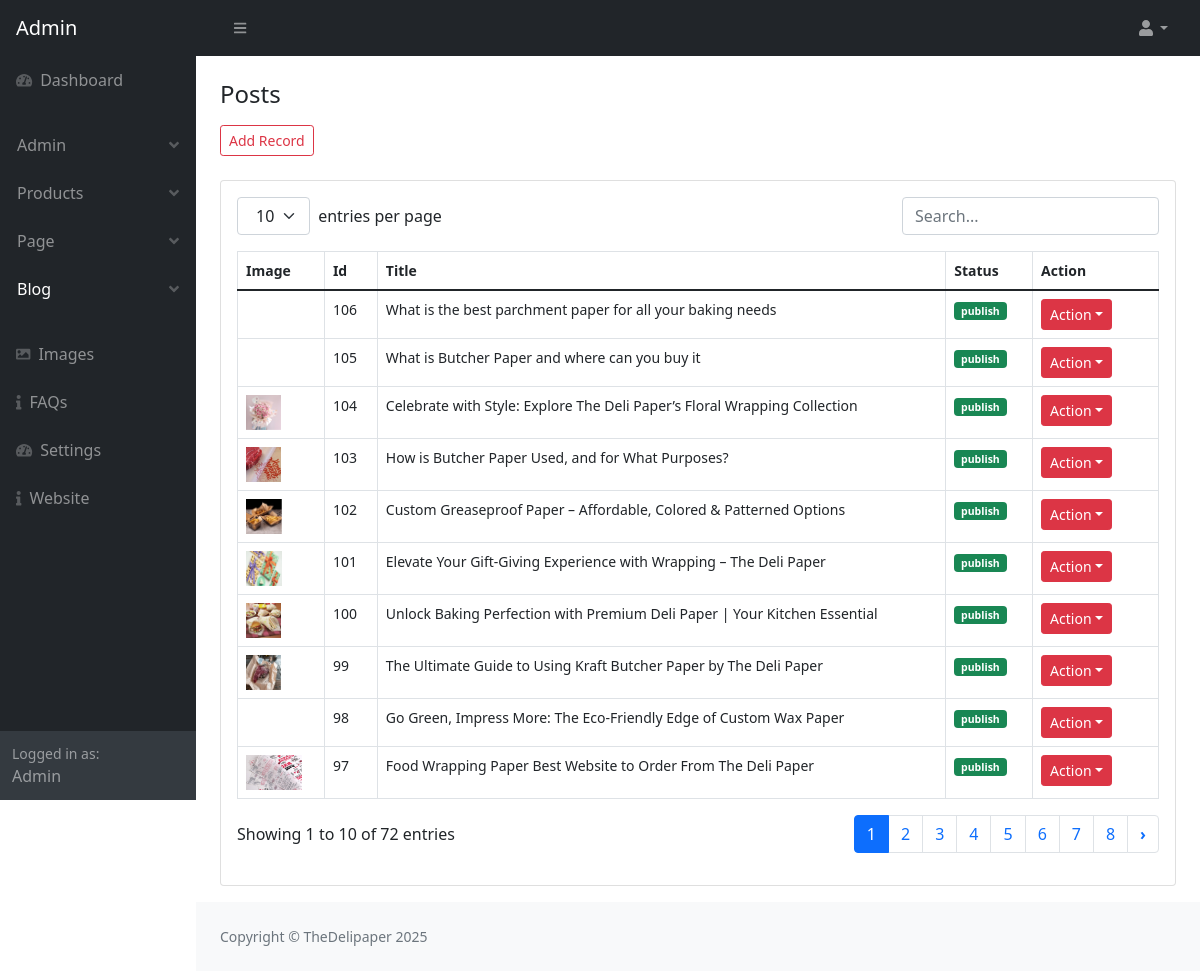
The app's page /admin/post_view.php (signed in) with its own data.
### tables this page shows
CREATE TABLE `post` (
  `post_id` int(11) NOT NULL AUTO_INCREMENT,
  `category_id` int(11) NOT NULL,
  `post_title` varchar(500) NOT NULL,
  `post_url` varchar(500) NOT NULL,
  `post_content` text NOT NULL,
  `post_thumbnail` varchar(500) NOT NULL,
  `post_views` int(11) NOT NULL,
  `post_date` varchar(255) NOT NULL,
  `post_status` varchar(255) NOT NULL,
  `post_index` varchar(255) NOT NULL,
  `post_tag` varchar(255) NOT NULL,
  `admin_id` int(11) NOT NULL,
  PRIMARY KEY (`post_id`)
);

CREATE TABLE `setting` (
  `setting_id` int(11) NOT NULL AUTO_INCREMENT,
  `website_title` varchar(500) NOT NULL,
  `website_url` varchar(500) NOT NULL,
  `website_logo` varchar(500) NOT NULL,
  `website_favicon` varchar(500) NOT NULL,
  `website_head_code` text NOT NULL,
  `ad_code_one` text NOT NULL,
  `ad_code_two` text NOT NULL,
  `ad_code_three` text NOT NULL,
  `footer_text` text NOT NULL,
  `facebook` varchar(255) NOT NULL,
  `twitter` varchar(255) NOT NULL,
  `instagram` varchar(25) NOT NULL,
  `pinterest` varchar(255) NOT NULL,
  PRIMARY KEY (`setting_id`)
);

### admin/post_view.php (the view, shortened to what this page needs)
<?php
$page = "post";
require_once('parts/top.php'); ?>
</head>
<body class="sb-nav-fixed">
    <?php require_once('parts/navbar.php'); ?>
    <div id="layoutSidenav">
        <?php require_once('parts/sidebar.php'); ?>
        <div id="layoutSidenav_content" class="">
            <main class="">
                <div class="container-fluid  px-4">
                    <div class="page-header">
                        <div class="col-12 mt-4 mb-4">
                            <h4 class="mb-3">Posts</h4>
                            <a href="post_add.php" class="btn btn-sm  btn-outline-danger">Add Record</a>
                        </div>
                    </div>
                    <div class="card mb-3 bg-white">
                        <div class="card-body ">
                            <table id="datatablesSimple" class="table table-hover table-sm table-responsive">
                                <thead>
                                    <tr>
                                        <th>Image</th>
                                        <th>Id</th>
                                        <th>Title</th>
                                        <th>Status</th>
                                        <th>Action</th>
                                    </tr>
                                </thead>
                                <tbody>
                                    <?php
                                    require_once('parts/db.php');
                                    $select = "SELECT * FROM post  ORDER BY post_id DESC";
                                    $run = mysqli_query($conn, $select);
                                    while ($row = mysqli_fetch_array($run)) {
                                        $post_id = $row['post_id'];
                                        $post_title = $row['post_title'];
                                        $post_status = $row['post_status'];
                                        $post_thumbnail = $row['post_thumbnail'];
                                        if ($post_status == "publish") {
                                            $color = "success";
                                        } else {
                                            $color = "danger";
                                        }
                                    ?>
                                    <tr>
                                        <td><img src="assets/img/<?php echo $post_thumbnail;?>" height="35px" alt="">
                                        </td>
                                        <td><?php echo $post_id; ?></td>
                                        <td><?php echo $post_title; ?></td>
                                        <td><span
                                                class="badge bg-<?php echo $color; ?>"><?php echo $post_status; ?></span>
                                        </td>
                                        <td>
                                            <ul class="navbar-nav ms-auto ms-md-0 me-3 me-lg-4">
                                                <li class="nav-item dropdown">
                                                    <button class="btn btn-danger btn-sm dropdown-toggle"
                                                        id="navbarDropdown" href="#" role="button"
                                                        data-bs-toggle="dropdown"
                                                        aria-expanded="false">Action</i></button>
                                                </li>
                                            </ul>
                                        </td>
                                    </tr>
                                    <?php    } ?>
                                </tbody>
                            </table>
                        </div>
                    </div>
            </main>
            <?php require_once('parts/footer.php'); ?>
        </div>
    </div>
</body>
</html>

### admin/parts/sidebar.php (shortened to what this page needs)
<div id="layoutSidenav_nav">
    <nav class="sb-sidenav accordion sb-sidenav-dark" id="sidenavAccordion">
        <div class="sb-sidenav-menu">
            <div class="nav">
                <?php
                       if ($admin_role == "admin") {
                       ?>
                <a class="nav-link" href="index.php">
                    <div class="sb-nav-link-icon"><i class="fas fa-tachometer-alt"></i></div>
                    Dashboard
                </a>
                <?php }?>
                <ul class="navbar-nav p-3 btn ">
                    <?php
                       if ($admin_role == "admin") {
                       ?>
                    <li class="nav-item  dropdown">
                        <a class="nav-link <?php if ($page == "admin") {
                                                   echo "active";
                                               } ?> dropdown " id="navbarDropdown" href="#" role="button"
                            data-bs-toggle="dropdown" aria-expanded="false">Admin<div
                                class="sb-sidenav-collapse-arrow"><i class="fas fa-angle-down"></i></div></a>
                    </li>
                    <li class="nav-item dropdown">
                        <a class="nav-link <?php if ($page == "product") {
                                                   echo "active";
                                               } ?> dropdown " id="navbarDropdown" href="#" role="button"
                            data-bs-toggle="dropdown" aria-expanded="false">Products<div
                                class="sb-sidenav-collapse-arrow"><i class="fas fa-angle-down"></i></div></a>
                    </li>
                    <li class="nav-item dropdown">
                        <a class="nav-link <?php if ($page == "page") {
                                                   echo "active";
                                               } ?> dropdown " id="navbarDropdown" href="#" role="button"
                            data-bs-toggle="dropdown" aria-expanded="false">Page<div
                                class="sb-sidenav-collapse-arrow"><i class="fas fa-angle-down"></i></div></a>
                    </li>
                    <?php } ?>
                    <li class="nav-item dropdown">
                        <a class="nav-link <?php if ($page == "post") {
                                               echo "active";
                                           } ?> dropdown" id="navbarDropdown" href="#" role="button"
                            data-bs-toggle="dropdown" aria-expanded="false">Blog<div
                                class="sb-sidenav-collapse-arrow"><i class="fas fa-angle-down"></i></div></a>
                    </li>
                </ul>
                <a class="nav-link <?php if ($page == "image") {
                                       echo "active";
                                   } ?>" href="image_add.php">
                    <div class="sb-nav-link-icon"><i class="fas fa-image"></i></div>
                    Images
                </a>
                <?php
                   if ($admin_role == "admin") {
                   ?>
                <a class="nav-link <?php if ($page == "faq") {
                                           echo "active";
                                       } ?>" href="faq.php">
                    <div class="sb-nav-link-icon"><i class="fas fa-info"></i></div>
                    FAQs
                </a>
                <a class="nav-link <?php if ($page == "setting") {
                                           echo "active";
                                       } ?>" href="setting.php">
                    <div class="sb-nav-link-icon"><i class="fas fa-tachometer-alt"></i></div>
                    Settings
                </a>
                <a class="nav-link" href="../index.php">
                    <div class="sb-nav-link-icon"><i class="fas fa-info"></i></div>
                    Website
                </a>
                <?php } ?>
            </div>
        </div>
        <div class="sb-sidenav-footer">
            <div class="small">Logged in as:</div>
            <?php echo ucfirst($admin_name); ?>
        </div>
    </nav>
</div>

### admin/parts/footer.php
<footer class="py-4 bg-light mt-auto">
    <div class="container-fluid px-4">
        <div class="d-flex align-items-center justify-content-between small">
            <div class="text-muted">Copyright &copy; <?php echo $website_title; ?> <?php echo  date("Y"); ?></div>
        </div>
    </div>
</footer>

### records on screen
post: post_id "106", post_title "What is the best parchment paper for all your baking needs", post_status "publish"
post: post_id "105", post_title "What is Butcher Paper and where can you buy it", post_status "publish"
post: post_thumbnail (picture), post_id "104", post_title "Celebrate with Style: Explore The Deli Paper’s Floral Wrapping Collection", post_status "publish"
post: post_thumbnail (picture), post_id "103", post_title "How is Butcher Paper Used, and for What Purposes?", post_status "publish"
post: post_thumbnail (picture), post_id "102", post_title "Custom Greaseproof Paper – Affordable, Colored & Patterned Options", post_status "publish"
post: post_thumbnail (picture), post_id "101", post_title "Elevate Your Gift-Giving Experience with Wrapping – The Deli Paper", post_status "publish"
post: post_thumbnail (picture), post_id "100", post_title "Unlock Baking Perfection with Premium Deli Paper | Your Kitchen Essential", post_status "publish"
post: post_thumbnail (picture), post_id "99", post_title "The Ultimate Guide to Using Kraft Butcher Paper by The Deli Paper", post_status "publish"
post: post_id "98", post_title "Go Green, Impress More: The Eco-Friendly Edge of Custom Wax Paper", post_status "publish"
post: post_thumbnail (picture), post_id "97", post_title "Food Wrapping Paper Best Website to Order From The Deli Paper", post_status "publish"
setting: website_title "TheDelipaper"

### other values on screen
$admin_name "Admin"
